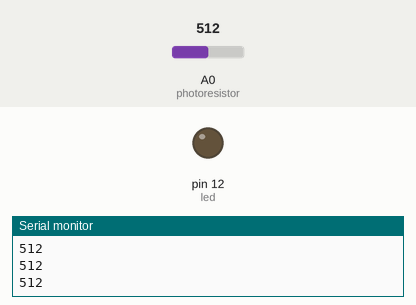
A sketch run on a simulated Arduino Uno, built with avr-gcc and run on an emulated ATmega328P. Shown: output pins drawn as LEDs (lit = HIGH), the last lines printed to the serial monitor. The test bench sets the inputs (shaded band); at power-on: A0 (photoresistor) = 512.

Above: at 1.2 s.
1.3 s: A0 (photoresistor) set to 256
2.8 s: A0 (photoresistor) set to 239
At 4.0 s:
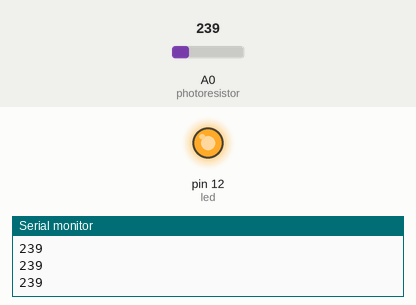
4.3 s: A0 (photoresistor) set to 260
At 5.3 s:
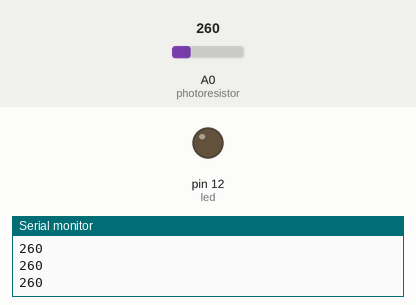
5.8 s: A0 (photoresistor) set to 240
At 6.5 s:
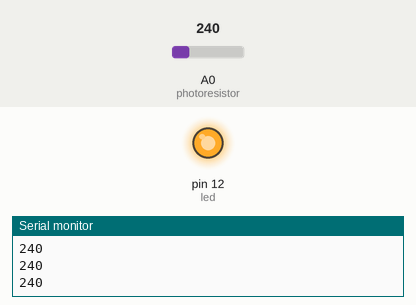
Timing chart, 0 to 8.3 s (numbered marks = the images above; inputs shaded):
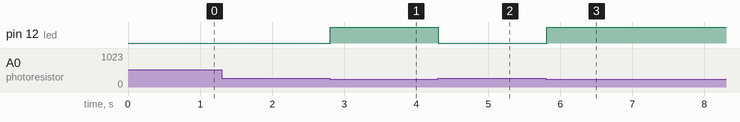

The sketch:

Turn_of_the_Led.ino
```cpp
//Turns the LED off when the brightness data gathered by photoresistor is below a certain level.
int led = 12;
int photoresistor = A0;
int brightness;
void setup() {
  // put your setup code here, to run once:
pinMode(led, OUTPUT);
digitalWrite(led, LOW);
Serial.begin(9600);
}

void loop() {
  // put your main code here, to run repeatedly:
brightness = analogRead(photoresistor);
Serial.println(brightness);
if (brightness < 250){
  digitalWrite(led, HIGH);
}
else{digitalWrite(led, LOW);}

}
```

Measured:
- the behaviour switches between 250 and 249 on A0 (photoresistor) (found by bisection; images 0 and 1)
- after the input at 2.8 s, pin 12 (led): LOW → HIGH at once
- after the input at 4.3 s, pin 12 (led): HIGH → LOW at once
- after the input at 5.8 s, pin 12 (led): LOW → HIGH at once
